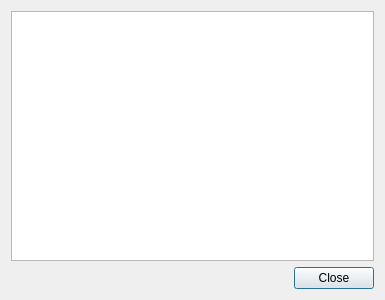
<?xml version="1.0" encoding="UTF-8"?>
<ui version="4.0">
 <class>HelpDialog</class>
 <widget class="QDialog" name="HelpDialog">
  <property name="geometry">
   <rect>
    <x>0</x>
    <y>0</y>
    <width>385</width>
    <height>300</height>
   </rect>
  </property>
  <property name="windowTitle">
   <string>Οδηγίες χρήσης</string>
  </property>
  <property name="windowIcon">
   <iconset>
    <normaloff>:/icons/cupcake.png</normaloff>:/icons/cupcake.png</iconset>
  </property>
  <layout class="QVBoxLayout" name="verticalLayout">
   <item>
    <widget class="QTextBrowser" name="textBrowser">
     <property name="font">
      <font>
       <family>DejaVu Sans Mono</family>
       <pointsize>11</pointsize>
      </font>
     </property>
    </widget>
   </item>
   <item>
    <widget class="QDialogButtonBox" name="buttonBox">
     <property name="orientation">
      <enum>Qt::Horizontal</enum>
     </property>
     <property name="standardButtons">
      <set>QDialogButtonBox::Close</set>
     </property>
    </widget>
   </item>
  </layout>
 </widget>
 <resources/>
 <connections>
  <connection>
   <sender>buttonBox</sender>
   <signal>accepted()</signal>
   <receiver>HelpDialog</receiver>
   <slot>accept()</slot>
   <hints>
    <hint type="sourcelabel">
     <x>248</x>
     <y>254</y>
    </hint>
    <hint type="destinationlabel">
     <x>157</x>
     <y>274</y>
    </hint>
   </hints>
  </connection>
  <connection>
   <sender>buttonBox</sender>
   <signal>rejected()</signal>
   <receiver>HelpDialog</receiver>
   <slot>reject()</slot>
   <hints>
    <hint type="sourcelabel">
     <x>316</x>
     <y>260</y>
    </hint>
    <hint type="destinationlabel">
     <x>286</x>
     <y>274</y>
    </hint>
   </hints>
  </connection>
 </connections>
</ui>
